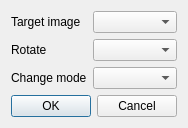
<?xml version="1.0" encoding="UTF-8"?>
<ui version="4.0">
 <class>MainWindow</class>
 <widget class="QDialog" name="MainWindow">
  <property name="windowModality">
   <enum>Qt::ApplicationModal</enum>
  </property>
  <property name="geometry">
   <rect>
    <x>0</x>
    <y>0</y>
    <width>280</width>
    <height>121</height>
   </rect>
  </property>
  <property name="minimumSize">
   <size>
    <width>280</width>
    <height>120</height>
   </size>
  </property>
  <property name="maximumSize">
   <size>
    <width>280</width>
    <height>121</height>
   </size>
  </property>
  <property name="windowTitle">
   <string>Rotate</string>
  </property>
  <property name="windowIcon">
   <iconset resource="resources.qrc">
    <normaloff>:/icon/main_icon</normaloff>:/icon/main_icon</iconset>
  </property>
  <property name="toolTip">
   <string notr="true"/>
  </property>
  <property name="modal">
   <bool>true</bool>
  </property>
  <layout class="QVBoxLayout" name="verticalLayout">
   <property name="sizeConstraint">
    <enum>QLayout::SetFixedSize</enum>
   </property>
   <item>
    <layout class="QFormLayout" name="layout_rotate">
     <item row="0" column="0">
      <widget class="QLabel" name="lbl_target_image">
       <property name="text">
        <string>Target image</string>
       </property>
      </widget>
     </item>
     <item row="0" column="1">
      <widget class="QComboBox" name="cbx_target_image"/>
     </item>
     <item row="1" column="0">
      <widget class="QLabel" name="lbl_rotate">
       <property name="text">
        <string>Rotate</string>
       </property>
      </widget>
     </item>
     <item row="1" column="1">
      <widget class="QComboBox" name="cbx_rotate"/>
     </item>
     <item row="2" column="0">
      <widget class="QLabel" name="lbl_change_mode">
       <property name="text">
        <string>Change mode</string>
       </property>
      </widget>
     </item>
     <item row="2" column="1">
      <widget class="QComboBox" name="cbx_change_mode"/>
     </item>
    </layout>
   </item>
   <item>
    <widget class="QDialogButtonBox" name="buttonBox">
     <property name="toolTip">
      <string notr="true"/>
     </property>
     <property name="layoutDirection">
      <enum>Qt::LeftToRight</enum>
     </property>
     <property name="orientation">
      <enum>Qt::Horizontal</enum>
     </property>
     <property name="standardButtons">
      <set>QDialogButtonBox::Cancel|QDialogButtonBox::Ok</set>
     </property>
    </widget>
   </item>
  </layout>
 </widget>
 <resources>
  <include location="resources.qrc"/>
 </resources>
 <connections>
  <connection>
   <sender>buttonBox</sender>
   <signal>accepted()</signal>
   <receiver>MainWindow</receiver>
   <slot>accept()</slot>
   <hints>
    <hint type="sourcelabel">
     <x>248</x>
     <y>254</y>
    </hint>
    <hint type="destinationlabel">
     <x>157</x>
     <y>274</y>
    </hint>
   </hints>
  </connection>
  <connection>
   <sender>buttonBox</sender>
   <signal>rejected()</signal>
   <receiver>MainWindow</receiver>
   <slot>reject()</slot>
   <hints>
    <hint type="sourcelabel">
     <x>316</x>
     <y>260</y>
    </hint>
    <hint type="destinationlabel">
     <x>286</x>
     <y>274</y>
    </hint>
   </hints>
  </connection>
 </connections>
</ui>
